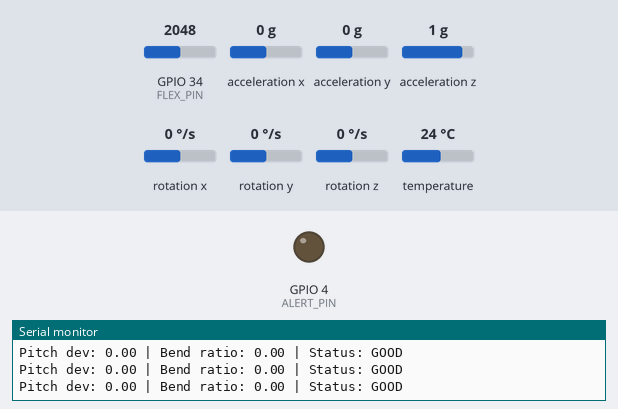
A sketch run on a simulated ESP32. On the bench: output pins drawn as LEDs (lit = HIGH), the last lines printed to the serial monitor. The test bench sets the inputs (shaded band); at power-on: acceleration y 0 g, acceleration z 1 g, acceleration x 0 g, GPIO 34 (FLEX_PIN) = 2048, rotation x 0 °/s, rotation y 0 °/s, rotation z 0 °/s, temperature 24 °C (analog values on the 0–4095 scale).

Above: at 7.2 s.
7.3 s: acceleration y set to -1.4 g
9.5 s: acceleration y set to -0.2 g
At 12.1 s:
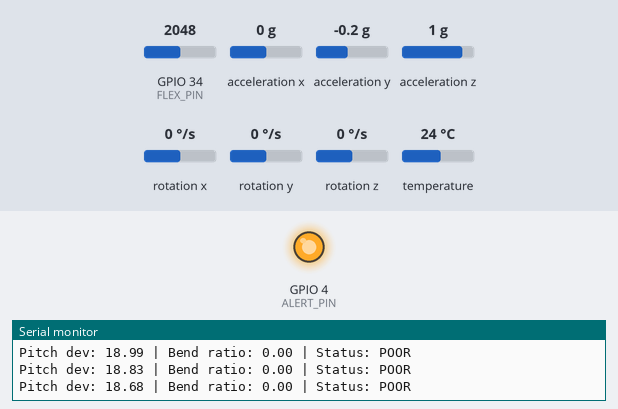
12.5 s: acceleration y set to 0.1 g
At 13.9 s:
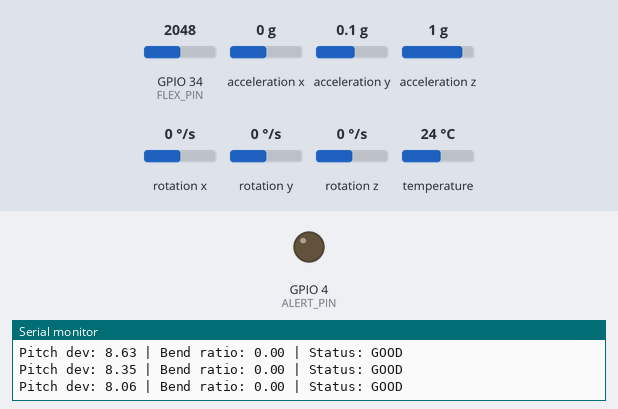
14.7 s: acceleration z set to 0.2 g
17.7 s: acceleration x set to -1.4 g
At 18.7 s:
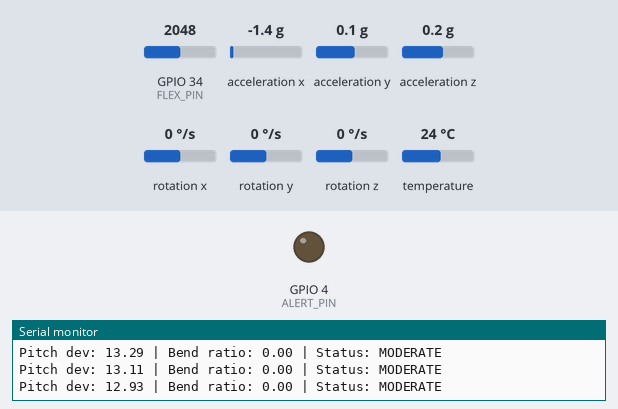
Timing chart, 0 to 20.2 s (numbered marks = the images above; inputs shaded):
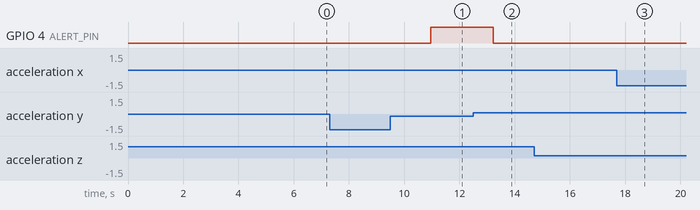

The sketch:

posture_monitor_v2_neckband_tail.ino
```cpp
/*
  Portable Smart Spine Posture Monitoring Device (v2)
  Neckband Design: MPU6050 (head tilt) + Flex Sensor Tail (upper-spine curvature)
  Target: ESP32 (BLE built-in). Swap to nRF52840 board profile later if desired.

  Wiring:
    MPU6050        -> SDA: GPIO21, SCL: GPIO22, VCC: 3.3V, GND: GND
    Flex sensor    -> One leg to 3.3V, other leg to GPIO34 (ADC1_CH6)
                      AND to GND through a fixed resistor (voltage divider)
                      Check your flex sensor's datasheet for its unflexed/bent
                      resistance range and pick the divider resistor accordingly
                      (commonly 10k-47k works for most hobby flex sensors)
    Vibration motor -> GPIO 4 (through NPN transistor if motor draws >40mA)

  Library needed: Adafruit_MPU6050, Adafruit_Sensor, Wire
*/

#include <Wire.h>
#include <Adafruit_MPU6050.h>
#include <Adafruit_Sensor.h>

Adafruit_MPU6050 mpu;

#define FLEX_PIN 34       // ADC pin for flex sensor
#define ALERT_PIN 4       // Vibration motor / buzzer

// ---- Calibration values (set during calibrateBaseline) ----
float baselinePitch = 0;      // neutral head tilt angle
int   baselineFlex   = 0;      // flex sensor reading when spine is straight
int   maxBendFlex     = 0;      // flex sensor reading at a deliberate max bend

// ---- Tunable thresholds ----
const float PITCH_DEVIATION_LIMIT = 12.0;   // degrees, forward head tilt tolerance
const float BEND_RATIO_LIMIT      = 0.35;   // 0.0 = straight, 1.0 = fully bent (calibrated)
const unsigned long DEBOUNCE_MS   = 3000;   // sustained bad posture before alert

float pitch = 0;
unsigned long lastTime = 0;
unsigned long badPostureStart = 0;
bool alerting = false;

float computePitch(sensors_event_t &accel, sensors_event_t &gyro, float prevPitch, float dt) {
  float accelPitch = atan2(accel.acceleration.y,
                            sqrt(accel.acceleration.x * accel.acceleration.x +
                                 accel.acceleration.z * accel.acceleration.z)) * 180.0 / PI;
  float gyroRate = gyro.gyro.x * 180.0 / PI;
  return 0.98 * (prevPitch + gyroRate * dt) + 0.02 * accelPitch;
}

void calibrateBaseline() {
  Serial.println("Sit/stand in your natural, correct posture...");
  delay(2000);

  sensors_event_t a, g, temp;
  float sumPitch = 0;
  long sumFlex = 0;
  const int samples = 20;

  for (int i = 0; i < samples; i++) {
    mpu.getEvent(&a, &g, &temp);
    float p = atan2(a.acceleration.y,
                     sqrt(a.acceleration.x * a.acceleration.x + a.acceleration.z * a.acceleration.z)) * 180.0 / PI;
    sumPitch += p;
    sumFlex += analogRead(FLEX_PIN);
    delay(50);
  }
  baselinePitch = sumPitch / samples;
  baselineFlex = sumFlex / samples;
  pitch = 0;

  Serial.println("Now gently bend/slouch forward as far as comfortable for 2 seconds (max-bend calibration)...");
  delay(2000);
  long sumMaxFlex = 0;
  for (int i = 0; i < samples; i++) {
    sumMaxFlex += analogRead(FLEX_PIN);
    delay(50);
  }
  maxBendFlex = sumMaxFlex / samples;

  Serial.print("Baseline pitch: "); Serial.println(baselinePitch);
  Serial.print("Baseline flex: "); Serial.println(baselineFlex);
  Serial.print("Max-bend flex: "); Serial.println(maxBendFlex);
}

void setup() {
  Serial.begin(115200);
  pinMode(ALERT_PIN, OUTPUT);
  analogReadResolution(12); // ESP32 ADC: 0-4095

  Wire.begin();
  if (!mpu.begin()) {
    Serial.println("MPU6050 not found!");
    while (1) delay(10);
  }
  mpu.setAccelerometerRange(MPU6050_RANGE_8_G);
  mpu.setGyroRange(MPU6050_RANGE_500_DEG);

  calibrateBaseline();
  lastTime = millis();
}

void loop() {
  sensors_event_t accel, gyro, temp;
  mpu.getEvent(&accel, &gyro, &temp);

  unsigned long now = millis();
  float dt = (now - lastTime) / 1000.0;
  lastTime = now;

  pitch = computePitch(accel, gyro, pitch, dt);
  float pitchDeviation = abs(pitch - baselinePitch);

  int flexRaw = analogRead(FLEX_PIN);
  float bendRatio = 0;
  if (maxBendFlex != baselineFlex) {
    bendRatio = float(flexRaw - baselineFlex) / float(maxBendFlex - baselineFlex);
    bendRatio = constrain(bendRatio, 0.0, 1.5); // allow slight overshoot beyond calibrated max
  }

  // ---- Combined posture classification ----
  String status;
  bool badPosture = false;

  if (pitchDeviation > PITCH_DEVIATION_LIMIT || bendRatio > BEND_RATIO_LIMIT) {
    badPosture = true;
    status = (pitchDeviation > PITCH_DEVIATION_LIMIT * 1.5 || bendRatio > BEND_RATIO_LIMIT * 1.5)
              ? "POOR" : "MODERATE";
  } else {
    status = "GOOD";
  }

  Serial.print("Pitch dev: "); Serial.print(pitchDeviation);
  Serial.print(" | Bend ratio: "); Serial.print(bendRatio);
  Serial.print(" | Status: "); Serial.println(status);

  if (badPosture) {
    if (badPostureStart == 0) {
      badPostureStart = now;
    } else if (now - badPostureStart > DEBOUNCE_MS && !alerting) {
      alerting = true;
      digitalWrite(ALERT_PIN, HIGH);
      Serial.println(">>> POSTURE ALERT <<<");
    }
  } else {
    badPostureStart = 0;
    if (alerting) {
      alerting = false;
      digitalWrite(ALERT_PIN, LOW);
    }
  }

  delay(50); // ~20Hz sampling
}


/*
  Portable Smart Spine Posture Monitoring Device (v2)
  Neckband Design: MPU6050 (head tilt) + Flex Sensor Tail (upper-spine curvature)
  Target: ESP32 (BLE built-in). Swap to nRF52840 board profile later if desired.

  Wiring:
    MPU6050        -> SDA: GPIO21, SCL: GPIO22, VCC: 3.3V, GND: GND
    Flex sensor    -> One leg to 3.3V, other leg to GPIO34 (ADC1_CH6)
                      AND to GND through a fixed resistor (voltage divider)
                      Check your flex sensor's datasheet for its unflexed/bent
                      resistance range and pick the divider resistor accordingly
                      (commonly 10k-47k works for most hobby flex sensors)
    Vibration motor -> GPIO 4 (through NPN transistor if motor draws >40mA)

  Library needed: Adafruit_MPU6050, Adafruit_Sensor, Wire


#include <Wire.h>
#include <Adafruit_MPU6050.h>
#include <Adafruit_Sensor.h>

Adafruit_MPU6050 mpu;

#define FLEX_PIN 34       // ADC pin for flex sensor
#define ALERT_PIN 4       // Vibration motor / buzzer

// ---- Calibration values (set during calibrateBaseline) ----
float baselinePitch = 0;      // neutral head tilt angle
int   baselineFlex   = 0;      // flex sensor reading when spine is straight
int   maxBendFlex     = 0;      // flex sensor reading at a deliberate max bend

// ---- Tunable thresholds ----
const float PITCH_DEVIATION_LIMIT = 12.0;   // degrees, forward head tilt tolerance
const float BEND_RATIO_LIMIT      = 0.35;   // 0.0 = straight, 1.0 = fully bent (calibrated)
const unsigned long DEBOUNCE_MS   = 3000;   // sustained bad posture before alert

float pitch = 0;
unsigned long lastTime = 0;
unsigned long badPostureStart = 0;
bool alerting = false;

float computePitch(sensors_event_t &accel, sensors_event_t &gyro, float prevPitch, float dt) {
  float accelPitch = atan2(accel.acceleration.y,
                            sqrt(accel.acceleration.x * accel.acceleration.x +
                                 accel.acceleration.z * accel.acceleration.z)) * 180.0 / PI;
  float gyroRate = gyro.gyro.x * 180.0 / PI;
  return 0.98 * (prevPitch + gyroRate * dt) + 0.02 * accelPitch;
}

void calibrateBaseline() {
  Serial.println("Sit/stand in your natural, correct posture...");
  delay(2000);

  sensors_event_t a, g, temp;
  float sumPitch = 0;
  long sumFlex = 0;
  const int samples = 20;

  for (int i = 0; i < samples; i++) {
    mpu.getEvent(&a, &g, &temp);
    float p = atan2(a.acceleration.y,
                     sqrt(a.acceleration.x * a.acceleration.x + a.acceleration.z * a.acceleration.z)) * 180.0 / PI;
    sumPitch += p;
    sumFlex += analogRead(FLEX_PIN);
    delay(50);
  }
  baselinePitch = sumPitch / samples;
  baselineFlex = sumFlex / samples;
  pitch = 0;

  Serial.println("Now gently bend/slouch forward as far as comfortable for 2 seconds (max-bend calibration)...");
  delay(2000);
  long sumMaxFlex = 0;
  for (int i = 0; i < samples; i++) {
    sumMaxFlex += analogRead(FLEX_PIN);
    delay(50);
  }
  maxBendFlex = sumMaxFlex / samples;

  Serial.print("Baseline pitch: "); Serial.println(baselinePitch);
  Serial.print("Baseline flex: "); Serial.println(baselineFlex);
  Serial.print("Max-bend flex: "); Serial.println(maxBendFlex);
}

void setup() {
  Serial.begin(115200);
  pinMode(ALERT_PIN, OUTPUT);
  analogReadResolution(12); // ESP32 ADC: 0-4095

  Wire.begin();
  if (!mpu.begin()) {
    Serial.println("MPU6050 not found!");
    while (1) delay(10);
  }
  mpu.setAccelerometerRange(MPU6050_RANGE_8_G);
  mpu.setGyroRange(MPU6050_RANGE_500_DEG);

  calibrateBaseline();
  lastTime = millis();
}

void loop() {
  sensors_event_t accel, gyro, temp;
  mpu.getEvent(&accel, &gyro, &temp);

  unsigned long now = millis();
  float dt = (now - lastTime) / 1000.0;
  lastTime = now;

  pitch = computePitch(accel, gyro, pitch, dt);
  float pitchDeviation = abs(pitch - baselinePitch);

  int flexRaw = analogRead(FLEX_PIN);
  float bendRatio = 0;
  if (maxBendFlex != baselineFlex) {
    bendRatio = float(flexRaw - baselineFlex) / float(maxBendFlex - baselineFlex);
    bendRatio = constrain(bendRatio, 0.0, 1.5); // allow slight overshoot beyond calibrated max
  }

  // ---- Combined posture classification ----
  String status;
  bool badPosture = false;

  if (pitchDeviation > PITCH_DEVIATION_LIMIT || bendRatio > BEND_RATIO_LIMIT) {
    badPosture = true;
    status = (pitchDeviation > PITCH_DEVIATION_LIMIT * 1.5 || bendRatio > BEND_RATIO_LIMIT * 1.5)
              ? "POOR" : "MODERATE";
  } else {
    status = "GOOD";
  }

  Serial.print("Pitch dev: "); Serial.print(pitchDeviation);
  Serial.print(" | Bend ratio: "); Serial.print(bendRatio);
  Serial.print(" | Status: "); Serial.println(status);

  if (badPosture) {
    if (badPostureStart == 0) {
      badPostureStart = now;
    } else if (now - badPostureStart > DEBOUNCE_MS && !alerting) {
      alerting = true;
      digitalWrite(ALERT_PIN, HIGH);
      Serial.println(">>> POSTURE ALERT <<<");
    }
  } else {
    badPostureStart = 0;
    if (alerting) {
      alerting = false;
      digitalWrite(ALERT_PIN, LOW);
    }
  }

  delay(50); // ~20Hz sampling
}
*/
```

Measured:
- the behaviour switches between -0.1 and 0 g on acceleration y (found by bisection; images 1 and 2)
- after the input at 12.5 s, GPIO 4 (ALERT_PIN): HIGH → LOW after 0.72 s
- after the input at 17.7 s, GPIO 4 (ALERT_PIN): stays LOW (without the input it goes to HIGH after 2.0 s)
